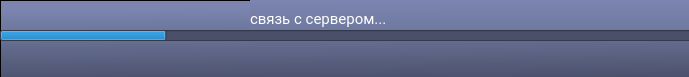
<?xml version="1.0" encoding="UTF-8"?>
<ui version="4.0">
 <class>Form</class>
 <widget class="QWidget" name="Form">
  <property name="geometry">
   <rect>
    <x>0</x>
    <y>0</y>
    <width>689</width>
    <height>77</height>
   </rect>
  </property>
  <property name="windowTitle">
   <string>Form</string>
  </property>
  <property name="styleSheet">
   <string notr="true">background-color: rgb(74, 80, 106);</string>
  </property>
  <widget class="QProgressBar" name="progressBar">
   <property name="geometry">
    <rect>
     <x>0</x>
     <y>30</y>
     <width>695</width>
     <height>11</height>
    </rect>
   </property>
   <property name="styleSheet">
    <string notr="true"/>
   </property>
   <property name="value">
    <number>24</number>
   </property>
   <property name="textVisible">
    <bool>false</bool>
   </property>
  </widget>
  <widget class="QFrame" name="frame">
   <property name="geometry">
    <rect>
     <x>0</x>
     <y>0</y>
     <width>691</width>
     <height>81</height>
    </rect>
   </property>
   <property name="styleSheet">
    <string notr="true">
background-color: qlineargradient(spread:pad, x1:0.699227, y1:1, x2:0.641409, y2:0.085, stop:0 rgba(74, 80, 106, 255), stop:1 rgba(123, 133, 175, 255));</string>
   </property>
   <property name="inputMethodHints">
    <set>Qt::ImhNone</set>
   </property>
   <property name="frameShape">
    <enum>QFrame::StyledPanel</enum>
   </property>
   <property name="frameShadow">
    <enum>QFrame::Raised</enum>
   </property>
   <widget class="QLabel" name="label">
    <property name="enabled">
     <bool>true</bool>
    </property>
    <property name="geometry">
     <rect>
      <x>250</x>
      <y>0</y>
      <width>441</width>
      <height>37</height>
     </rect>
    </property>
    <property name="font">
     <font>
      <family>Roboto</family>
      <pointsize>11</pointsize>
      <weight>50</weight>
      <italic>false</italic>
      <bold>false</bold>
      <underline>false</underline>
     </font>
    </property>
    <property name="styleSheet">
     <string notr="true">color: rgb(255, 255, 255);
background-color: qlineargradient(spread:pad, x1:0.83, y1:1, x2:0.835227, y2:0, stop:0 rgba(109, 118, 156, 255), stop:1 rgba(123, 133, 175, 255));</string>
    </property>
    <property name="inputMethodHints">
     <set>Qt::ImhNone</set>
    </property>
    <property name="text">
     <string>связь с сервером...</string>
    </property>
   </widget>
  </widget>
  <zorder>frame</zorder>
  <zorder>progressBar</zorder>
 </widget>
 <resources/>
 <connections/>
</ui>
